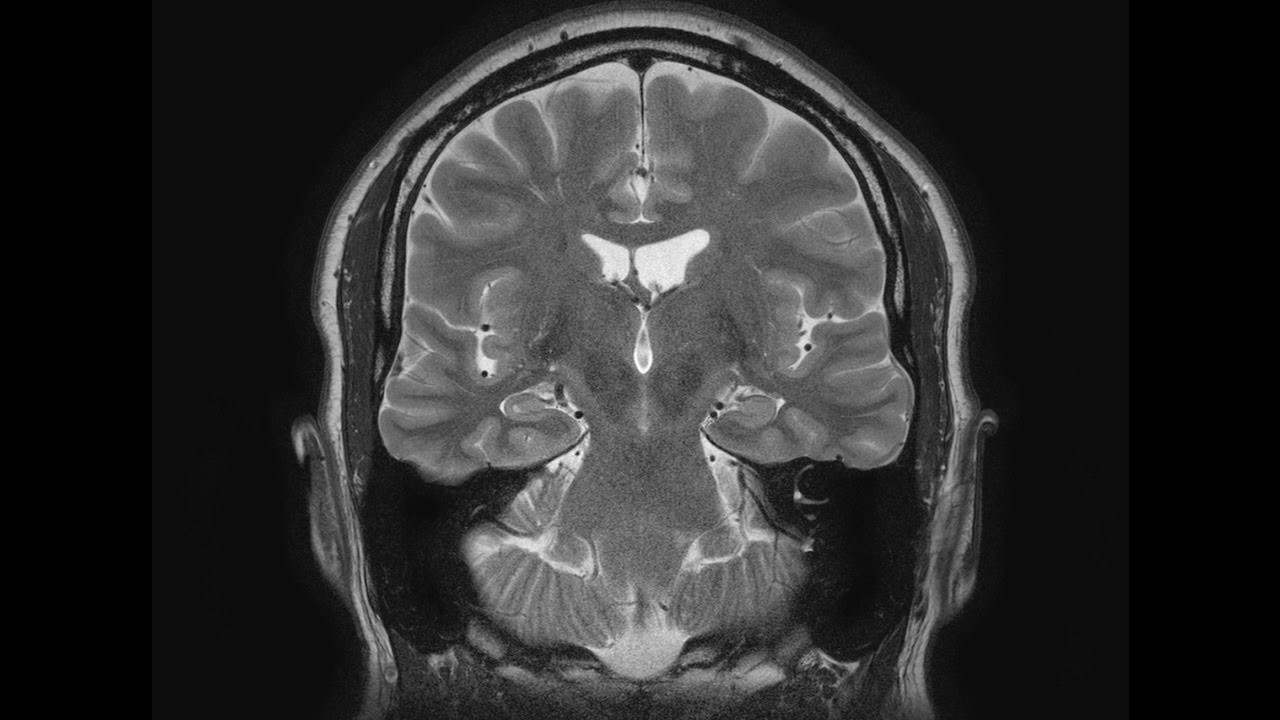
#> input picture computer_vision/mri.jpg, 1280 x 720 px
$ jupyter execute exam2_filters.ipynb
#> lines starting #> are read from the running program, lines starting #| are printed output that depends on the picture
`Alexei Raiu (#207330006)`

# 2. Exam 2 - Filters.

## Resources

- [Datahacker: How to smooth and sharpen an image in OpenCV](http://datahacker.rs/004-how-to-smooth-and-sharpen-an-image-in-opencv/)
- [OpenCV: Histogram Equalization](https://docs.opencv.org/master/d5/daf/tutorial_py_histogram_equalization.html)
- [Vose: Relationship between cdf and density](https://www.vosesoftware.com/riskwiki/Relationshipbetweencdfanddensity(histogram)plots.php)

[cell 1]
import cv2
from matplotlib import pyplot as plt
import numpy as np

We will use the grayscale MRI 1280x720 image for filtering.

[cell 2]
img = cv2.imread('mri.jpg', 0)
#> img is the input picture: shape (720, 1280); min 0, max 255, mean 44.5
plt.figure()
plt.title('Grayscale MRI')
plt.imshow(img, cmap="gray")
print(f'Dim: {img.shape[1]}x{img.shape[0]}')
#| Dim: 1280x720

## Blur Filter

Blur filter is a kind of filter for which no kernel needs to be specified - it's
built-in in cv2, and you only need to specify the kernel size. We use 30x30 kernel
size in this case.

Blurring occurs when the cental point of the kernel is assigned an average value
of the surrounding pixels in the kernel. The bigger the kernel, the more blurry
is the result.

[cell 3]
blurred = cv2.blur(img, (30, 30))
plt.figure()
plt.title('Blur Filter')
plt.imshow(blurred, cmap="gray")

## Sharpen Filter.

For the sharpen filter, we use a kernel. A kernel is an array, which tells the
filter how to treat the pixels. For sharpening, we decrease the neighboring
values and increase the current value. Then, we run this kernel through the c2's
generic `filter2D()` function.

[cell 4]
kernel = np.array([[-1, -1, -1], [-1, 9, -1], [-1, -1, -1]])
sharpen_img = cv2.filter2D(img, 0, kernel)
plt.figure()
plt.title('Sharpen Filter')
plt.imshow(sharpen_img, cmap="gray")

## Laplacian Filter.

Laplacian filter is type of a sharpening filter, which is used for edge-detection.

[cell 5]
kernel = np.array([[0,0,-1,0,0],[0,-1,-2,-1,0],[-1,-2,16,-2,-1],[0,-1,-2,-1,0],[0,0,-1,0,0]])
laplacian_img = cv2.filter2D(img, 0, kernel)
plt.figure()
plt.title('Laplacian Filter')
plt.imshow(laplacian_img, cmap="gray")

## Sepia Transform.

The use of Sepia transform is aesthetic, but it serves an example how color values
can be manipulated to achieve certain colorization of an image.

While Sepia is usually called a filter in image editing software, technically it
is a transform, because we are not basing out value on the neighboring values,
but applying the calculation to each array element (cv2's `transform()` function).

[cell 6]
imgColor = cv2.imread('mri.jpg', 1)
kernel = np.array([[0.393, 0.769, 0.189],
                   [0.349, 0.686, 0.168],
                   [0.272, 0.534, 0.131]])
sepia = cv2.transform(imgColor,kernel)
plt.figure()
plt.title('Sepia (color filter)')
plt.imshow(sepia)

## Emboss Filter.

Emboss filter is an aesthetic filter, which darkens the upper part of the matrix
and lightens the bottom part, creating an illusion of downcast light.

[cell 7]
kernel = np.array([[0,10,0],[0,0,0],[0,-10,0]])
emboss = cv2.filter2D(img, -1, kernel)
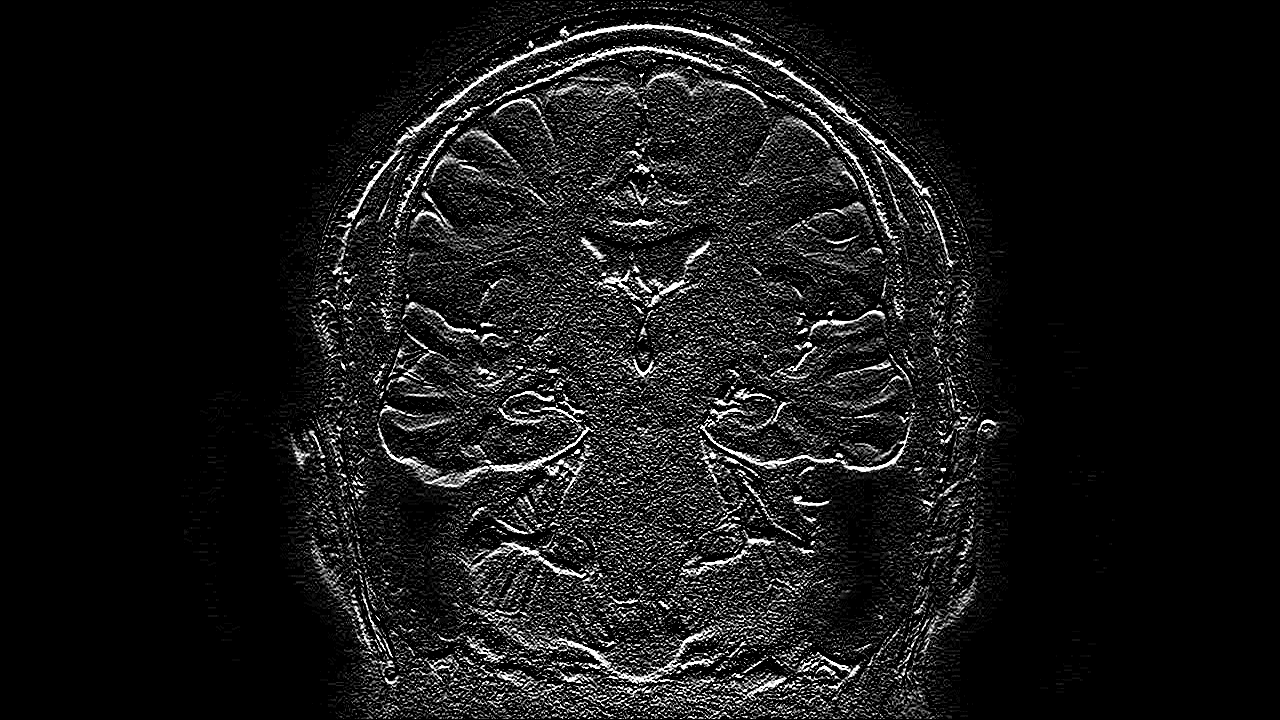
#> emboss: shape (720, 1280); min 0, max 255, mean 22.2
plt.figure()
plt.title('Emboss')
plt.imshow(emboss, cmap="gray")

## Histogram Normalization

Often the captured images don't use the whole dynamic range. This happens because
of the insufficient lighting, or other factors as film specifics and degradation.
Sometimes narrow dynamic range is ok, especially, if it correctly reflects the
surroundings. Most photos can be spoiled by auto-correction.

However, for medical images, it's not the aesthetics we are looking for, but the
differences, the information in the picture. Narrow range can make important
differences too weak to beseen by a human eye. Auto-correcting the range, in such
case, will allow the human eye to see those differences.

Here on a histogram we see that our MRI has the biggest chunk of data as black.
Actually, this is OK because this is the specific of the image. But then we can
also see, that the whites are badly under-represented, and on the ODF diagram we
can see, that most of the information of pixels is stored in the darker tones.

This means, that there is a part of the dynamic range, with values of 180 and up,
which is unused.

[cell 8]
hist, bins = np.histogram(img.flatten(),256,[0,256])
#> hist = 256 values, max 223132 at index 12, min 0 at index 3, mean 3600; bins = 257 values from 0 to 256
cdf = hist.cumsum()
#> cdf = 256 values from 216000 to 921600
cdf_normalized = cdf * float(hist.max()) / cdf.max()
#> cdf_normalized = 256 values from 52296.6 to 223132
plt.plot(cdf_normalized, color = 'b')
plt.hist(img.flatten(),256,[0,256], color = 'r')
plt.xlim([0,256])
plt.legend(('cdf','histogram'), loc = 'upper left')
plt.show()
#> figure, not shown here; tallest bar 223132 high, from x = 12 to 13; curve peaks at x = 255, y = 223132

We can stretch the values, so that the whole range is taken.
This wil also make the differences more pronounced.

For dynamic range auto-correction, we are using cv2's `equalizeHist()` function.

Now if we look at the image again, we will see, that it has become brighter. The
previously unused lighter parts of the spectrum are now in use. THis has increased
the contrast, image details are now more pronounced.

If we look at the histogram, we can see, that it's more evenly spread now. There
could still be more work done on it, since we see that approximately a third of
the range now is wasted on the difference between the true black of the unlit
film background and the false black (gray) of the image background itself. This
could be achieved by cropping the true blacks before doing the histogram
normalization.

[cell 9]
equ = cv2.equalizeHist(img)
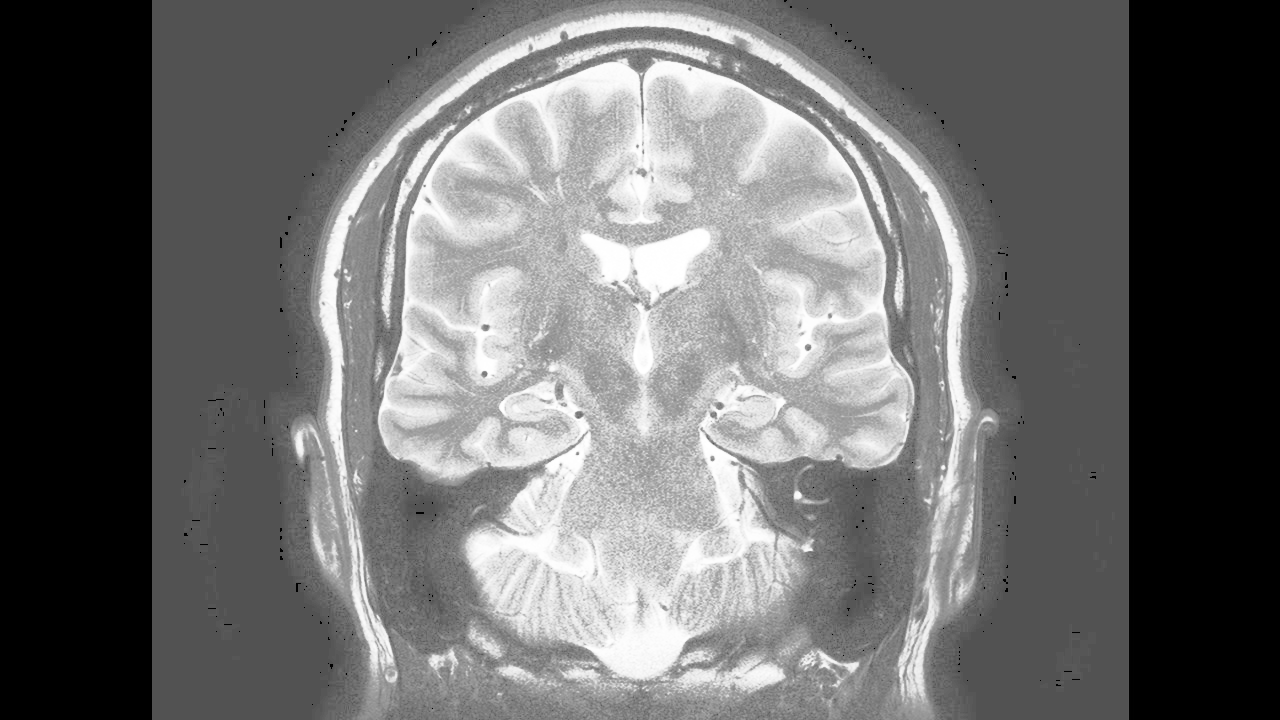
#> equ: shape (720, 1280); min 0, max 255, mean 107.8
plt.figure()
plt.title('Equalized range')
plt.imshow(equ, cmap="gray")

plt.figure()
hist, bins = np.histogram(equ.flatten(),256,[0,256])
#> hist = 256 values, max 223132 at index 82, min 0 at index 2, mean 3600
cdf = hist.cumsum()
cdf_normalized = cdf * float(hist.max()) / cdf.max()
plt.plot(cdf_normalized, color = 'b')
plt.hist(equ.flatten(),256,[0,256], color = 'r')
plt.xlim([0,256])
plt.legend(('cdf','histogram'), loc = 'upper left')
plt.show()
#> figure, not shown here; tallest bar 223132 high, from x = 82 to 83; curve peaks at x = 255, y = 223132

Here we cropped the image hoping to preserve the valuable dynamic range. It did
help much in this case, because there are true black artifacts on this image that
skew the values. But in the cases where there are no artifacts, this would resolve
the issue.

[cell 10]
cropped = img[0:720, 190:1100]
equ = cv2.equalizeHist(cropped)
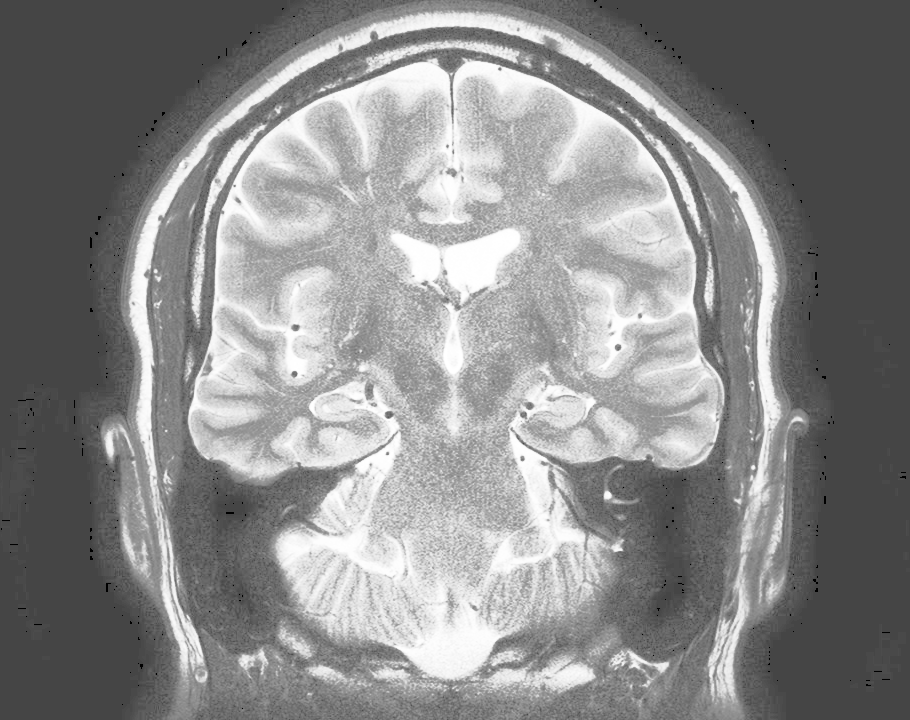
#> equ: shape (720, 910); min 0, max 255, mean 137.3
plt.figure()
plt.title('Cropped and Equalized')
plt.imshow(equ, cmap="gray")

plt.figure()
hist, bins = np.histogram(equ.flatten(),256,[0,256])
#> hist = 256 values, max 175963 at index 69, min 0 at index 1, mean 2559.4
cdf = hist.cumsum()
#> cdf = 256 values from 799 to 655200
cdf_normalized = cdf * float(hist.max()) / cdf.max()
#> cdf_normalized = 256 values from 214.6 to 175963
plt.plot(cdf_normalized, color = 'b')
plt.hist(equ.flatten(),256,[0,256], color = 'r')
plt.xlim([0,256])
plt.legend(('cdf','histogram'), loc = 'upper left')
plt.show()
#> figure, not shown here; tallest bar 175963 high, from x = 69 to 70; curve peaks at x = 255, y = 175963

Here we will perform the correction for the previous use case, and will remove the
true blacks, replacing the values of 0...60 with 60. THis will eliminate the
"dead" values, and then the histogram equalization will yield better results.

[cell 11]
cropped = img[0:720, 190:1100]
cropped[np.where((cropped<[60]))] = [60]
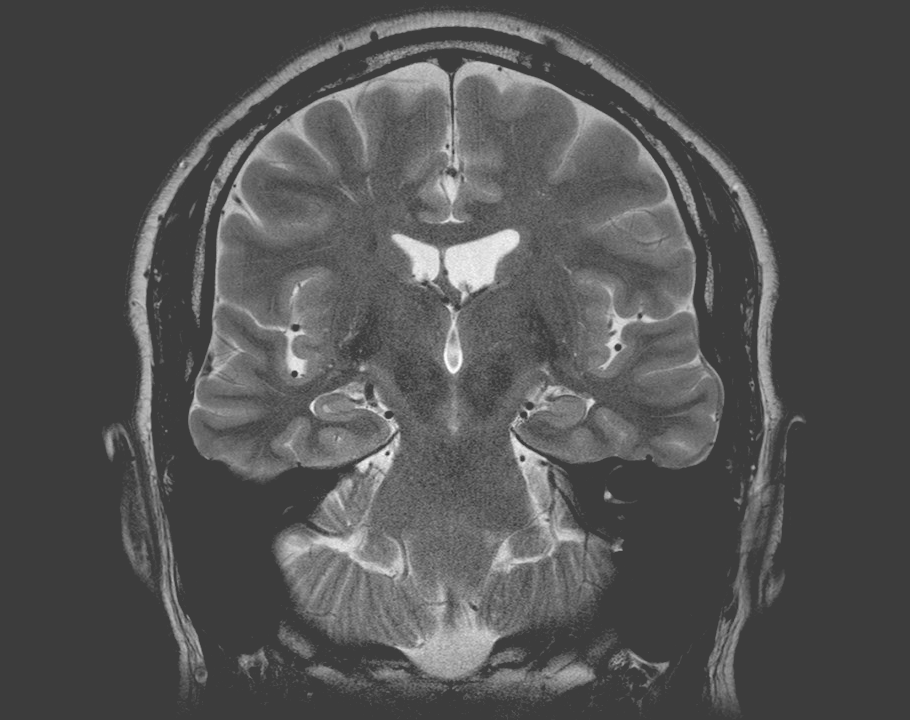
#> cropped: shape (720, 910); min 60, max 255, mean 82.9

equ = cv2.equalizeHist(cropped)
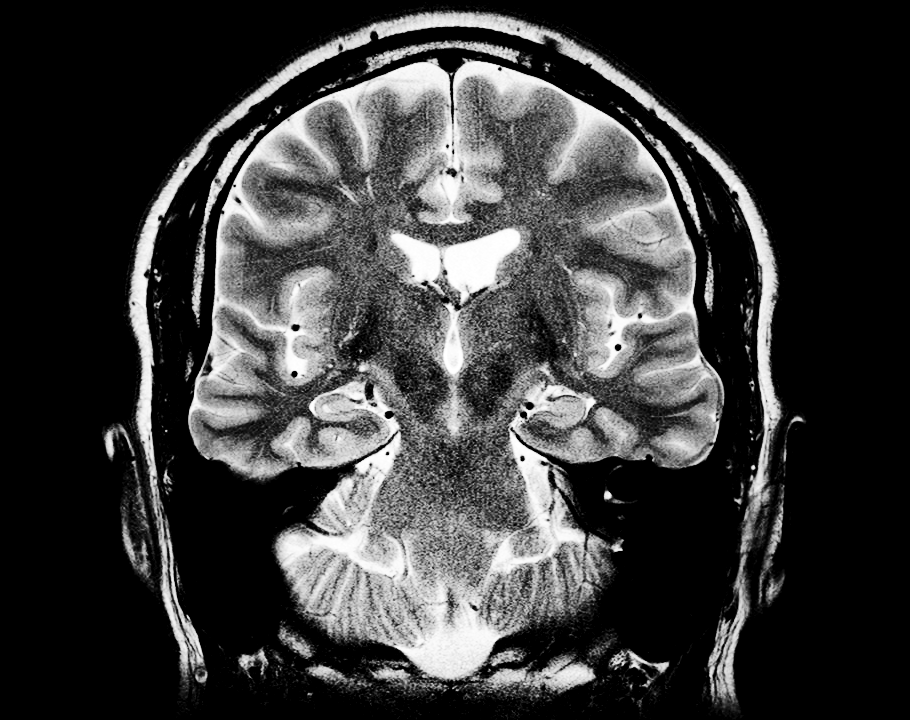
#> equ: shape (720, 910); min 0, max 255, mean 58.6
plt.figure()
plt.title('Cropped and Equalized')
plt.imshow(equ, cmap="gray")

plt.figure()
hist, bins = np.histogram(equ.flatten(),256,[0,256])
#> hist = 256 values, max 357506 at index 0, min 0 at index 1, mean 2559.4
cdf = hist.cumsum()
#> cdf = 256 values from 357506 to 655200
cdf_normalized = cdf * float(hist.max()) / cdf.max()
#> cdf_normalized = 256 values from 195071 to 357506
plt.plot(cdf_normalized, color = 'b')
plt.hist(equ.flatten(),256,[0,256], color = 'r')
plt.xlim([0,256])
plt.legend(('cdf','histogram'), loc = 'upper left')
plt.show()
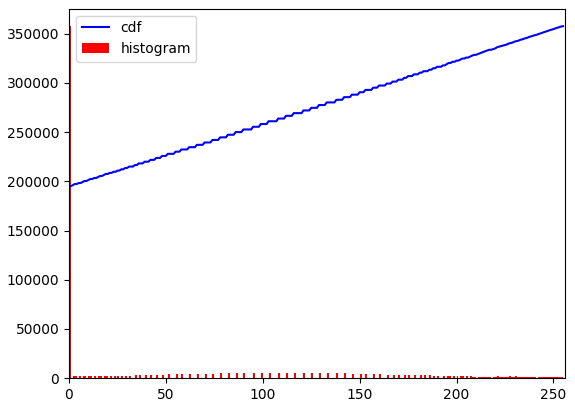
#> figure drawn by matplotlib, 1 panel; tallest bar 357506 high, from x = 0 to 1; curve peaks at x = 255, y = 357506

$ run again, with computer_vision/retina.jpg copied over computer_vision/mri.jpg
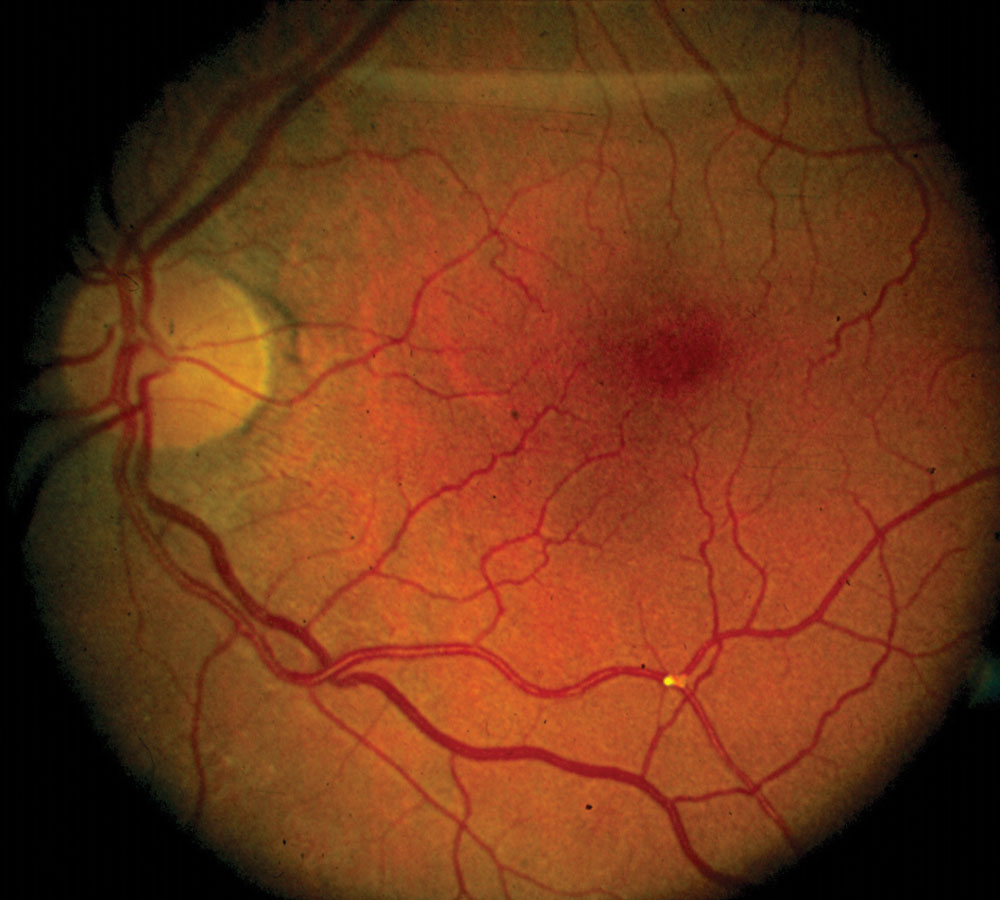
#> input picture computer_vision/retina.jpg, 1000 x 900 px
#| Dim: 1000x900
#> imgColor is the input picture: shape (900, 1000, 3); mean B, G, R 24.3, 53.6, 108.5
#> `hist, bins = np.histogram(img.flatten(),256,[0,256])`: hist = 256 values, max 72504 at index 0, min 0 at index 171, mean 3515.6; bins = 257 values from 0 to 256
#> `cdf = hist.cumsum()`: cdf = 256 values from 72504 to 900000
#> `cdf_normalized = cdf * float(hist.max()) / cdf.max()`: cdf_normalized = 256 values from 5840.9 to 72504
#> `hist, bins = np.histogram(equ.flatten(),256,[0,256])`: hist = 256 values, max 72504 at index 0, min 0 at index 1, mean 3515.6
#> `hist, bins = np.histogram(equ.flatten(),256,[0,256])`: hist = 256 values, max 10733 at index 0, min 0 at index 1, mean 2278.1
#> `cdf = hist.cumsum()`: cdf = 256 values from 10733 to 583200
#> `cdf_normalized = cdf * float(hist.max()) / cdf.max()`: cdf_normalized = 256 values from 197.5 to 10733
#> `equ = cv2.equalizeHist(cropped)`:
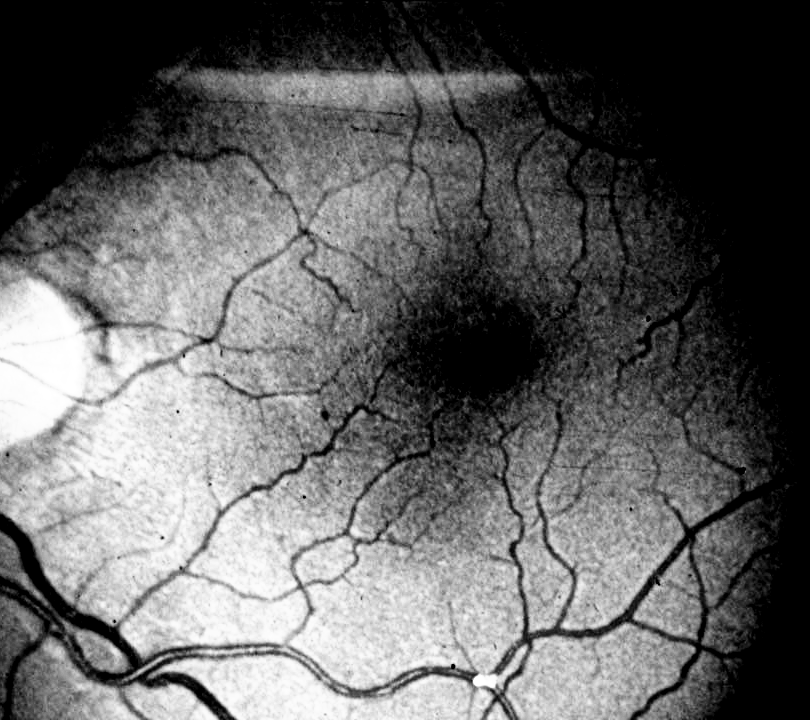
#> equ: shape (720, 810); min 0, max 255, mean 99.1
#> `hist, bins = np.histogram(equ.flatten(),256,[0,256])`: hist = 256 values, max 137012 at index 0, min 0 at index 1, mean 2278.1
#> `cdf = hist.cumsum()`: cdf = 256 values from 137012 to 583200
#> `cdf_normalized = cdf * float(hist.max()) / cdf.max()`: cdf_normalized = 256 values from 32188.4 to 137012
#> `plt.show()`:
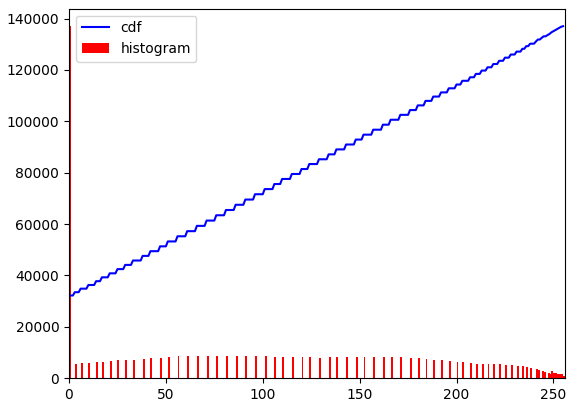
#> figure drawn by matplotlib, 1 panel; tallest bar 137012 high, from x = 0 to 1; curve peaks at x = 255, y = 137012
